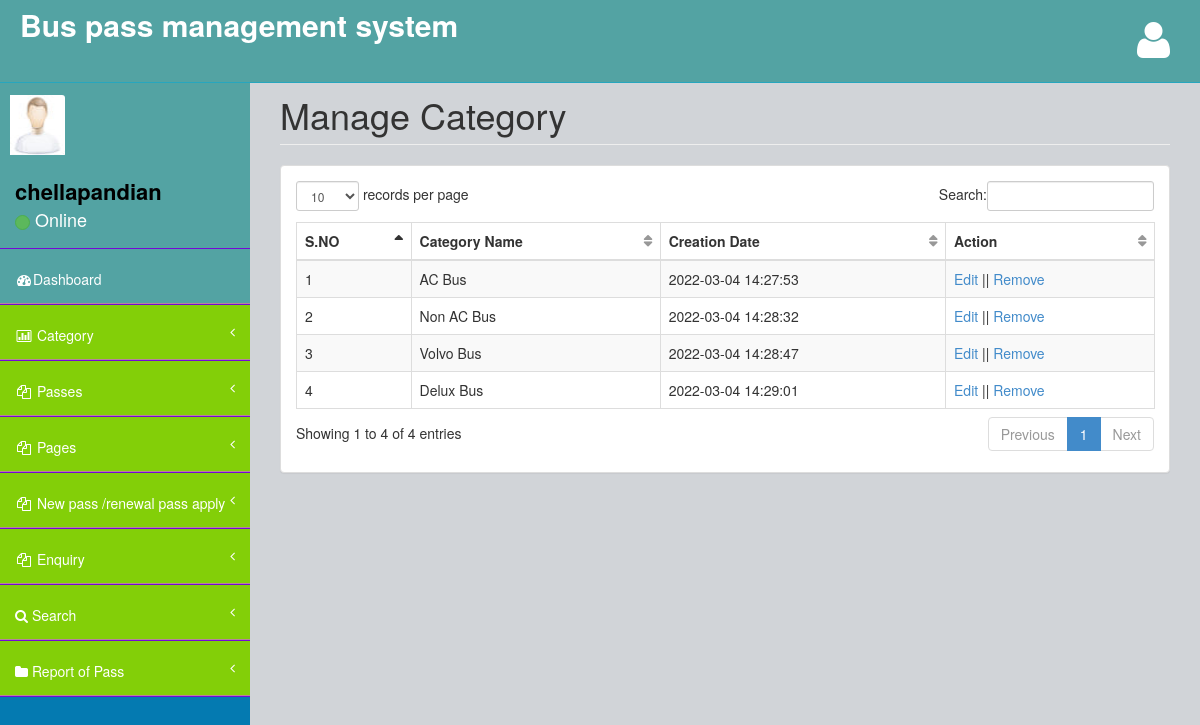
Screenshot of /admin/manage-category.php (signed in) with the database file from the repository.
### tables this page shows
CREATE TABLE `tblcategory` (
  `ID` int(10) NOT NULL,
  `CategoryName` varchar(200) DEFAULT NULL,
  `CreationDate` timestamp NULL DEFAULT current_timestamp()
);

### admin/manage-category.php (the view, shortened to what this page needs)
<?php
include('includes/dbconnection.php');
if (strlen($_SESSION['bpmsaid']==0)) {
  header('location:logout.php');
  } else{
  ?>
<!DOCTYPE html>
<html>
<head>
    <link href="assets/plugins/bootstrap/bootstrap.css" rel="stylesheet" />
    <link href="assets/font-awesome/css/font-awesome.css" rel="stylesheet" />
    <link href="assets/plugins/pace/pace-theme-big-counter.css" rel="stylesheet" />
  <link href="assets/css/style.css" rel="stylesheet" />
      <link href="assets/css/main-style.css" rel="stylesheet" />
    <link href="assets/plugins/dataTables/dataTables.bootstrap.css" rel="stylesheet" />
</head>
<body>
    <div id="wrapper">
       <?php include_once('includes/header.php');?>
        <?php include_once('includes/sidebar.php');?>
        <div id="page-wrapper">
            <div class="row">
                <div class="col-lg-12">
                    <h1 class="page-header">Manage Category</h1>
                </div>
            </div>
            <div class="row">
                <div class="col-lg-12">
                    <div class="panel panel-default">
                        <div class="panel-body">
                            <div class="table-responsive">
                                <table class="table table-striped table-bordered table-hover" id="dataTables-example">
                                    <thead>
                                        <tr>
                                            <th>S.NO</th>
                                            <th>Category Name</th>
                                            <th>Creation Date</th>
                                            <th>Action</th>
                                        </tr>
                                    </thead>
                                    <tbody>
                                        <?php
$sql="SELECT * from tblcategory";
$query = $dbh -> prepare($sql);
$query->execute();
$results=$query->fetchAll(PDO::FETCH_OBJ);
$cnt=1;
if($query->rowCount() > 0)
{
foreach($results as $row)
{               ?>
                                       <tr>
                  <td><?php echo htmlentities($cnt);?></td>
                  <td><?php  echo htmlentities($row->CategoryName);?></td>
                  <td><?php  echo htmlentities($row->CreationDate);?></td>
                  <td><a href="edit-category-detail.php?editid=<?php echo htmlentities ($row->ID);?>">Edit</a> || <a href="manage-category.php?delid=<?php echo ($row->ID);?>" onclick="return confirm('Do you really want to Delete ?');">Remove</i></a></td>
                </tr>
               <?php $cnt=$cnt+1;}} ?>
                                    </tbody>
                                </table>
                            </div>
                        </div>
                    </div>
                </div>
            </div>
        </div>
    </div>
</body>
</html>
<?php }  ?>

### admin/includes/sidebar.php (shortened to what this page needs)
<?php
include('includes/dbconnection.php');
?>
        <nav class="navbar-default navbar-static-side" role="navigation">
            <div class="sidebar-collapse">
                <ul class="nav" id="side-menu">
                    <li>
                        <div class="user-section">
                            <div class="user-section-inner">
                                <img src="assets/img/user.jpg" alt="">
                            </div>
                            <div class="user-info">
                                <?php
$aid=$_SESSION['bpmsaid'];
$sql="SELECT AdminName from  tbladmin where ID=:aid";
$query = $dbh -> prepare($sql);
$query->bindParam(':aid',$aid,PDO::PARAM_STR);
$query->execute();
$results=$query->fetchAll(PDO::FETCH_OBJ);
$cnt=1;
if($query->rowCount() > 0)
{
foreach($results as $row)
{               ?>
                                <div><strong><?php  echo $row->AdminName;?></strong></div>
                                <div class="user-text-online">
                                    <span class="user-circle-online btn btn-success btn-circle "></span>&nbsp;Online
                                </div>
                            </div>
                            <?php $cnt=$cnt+1;}} ?>
                        </div>
                    </li>
                    <li class="selected">
                        <a href="dashboard.php"><i class="fa fa-dashboard fa-fw"></i>Dashboard</a>
                    </li>
                    <li>
                        <a href="#"><i class="fa fa-bar-chart-o fa-fw"></i> Category<span class="fa arrow"></span></a>
                    </li>
                    <li>
                        <a href="#"><i class="fa fa-files-o fa-fw"></i> Passes<span class="fa arrow"></span></a>
                    </li>
                    <li>
                        <a href="#"><i class="fa fa-files-o fa-fw"></i> Pages<span class="fa arrow"></span></a>
                            <li>
                        <a href="#"><i class="fa fa-files-o fa-fw"></i> New pass /renewal pass apply<span class="fa arrow"></span></a>
                    </li>
                    <li>
                        <a href="#"><i class="fa fa-files-o fa-fw"></i> Enquiry<span class="fa arrow"></span></a>
                    </li>
                    <li>
                        <a href="search-pass.php"><i class="fa fa-search"></i>  Search<span class="fa arrow"></span></a>
                        </li>
                        <li>
                        <a href="pass-bwdates-report.php"><i class="fa fa-folder"></i>  Report of Pass<span class="fa arrow"></span></a>
                        </li>
                </ul>
            </div>
        </nav>

### admin/assets/css/style.css (style rules this page uses)
body { background-color: #f8f8f8; }
#wrapper { width: 100%; margin-top: 55px!important; background-color:#047ab1; }
#page-wrapper { padding: 0 15px; min-height: 568px; background-color:rgb(209, 212, 216); }
.navbar-static-side ul li { border-bottom:1px solid #740ad6 !important; }
.arrow { float: right; }
.fa.arrow:before { content: "\f104"; }
@media (min-width:768px) { .navbar-static-side { z-index: 1; position: absolute; width: 250px; } }
table.dataTable thead .sorting, table.dataTable thead .sorting_asc:after, table.dataTable thead .sorting_desc, table.dataTable thead .sorting_asc_disabled, table.dataTable thead .sorting_desc_disabled { background: transparent; }
table.dataTable thead .sorting_asc:after { content: "\f0de"; float: right; font-family: fontawesome; }
table.dataTable thead .sorting:after { content: "\f0dc"; float: right; font-family: fontawesome; color: rgba(50,50,50,.5); }
.btn-circle { width: 30px; height: 30px; padding: 6px 0; border-radius: 15px; text-align: center; font-size: 12px; line-height: 1.428571429; }

### admin/assets/css/main-style.css (style rules this page uses)
.user-section-inner { height: 65px; width: 65px; -moz-border-radius: 3px; -webkit-border-radius: 3px; border-radius: 3px; overflow: hidden; display: inline-block; float: left; margin-right: 15px; margin-top: 20px; }
.user-section-inner img { margin-left:10px; width:55px; height:60px; }
.user-info { display: block; color:#000!important; display: inline-block; padding: 15px; margin-bottom: 0px }
.user-text-online { font-size:18px; color:#fff }
.user-circle-online { width: 15px!important; height: 15px!important; }
.nav > li > a { padding: 20px 15px; }
#side-menu { background-color:#83cf08; }
#side-menu a { color:#fff; border-bottom: 1px solid #b8849c !important; height: 55px; }
.selected { background-color:rgb(83, 163, 163); }
.navbar-default { border-color: #27A6BE; }
@media (min-width:768px) { #page-wrapper { position: inherit; margin: 0 0 0 250px; padding: 0 30px; min-height: 1000px; } }

### rows the page displays
tblcategory: CategoryName "AC Bus", CreationDate "2022-03-04 14:27:53"
tblcategory: CategoryName "Non AC Bus", CreationDate "2022-03-04 14:28:32"
tblcategory: CategoryName "Volvo Bus", CreationDate "2022-03-04 14:28:47"
tblcategory: CategoryName "Delux Bus", CreationDate "2022-03-04 14:29:01"

### other values shown
$row->AdminName "chellapandian"
